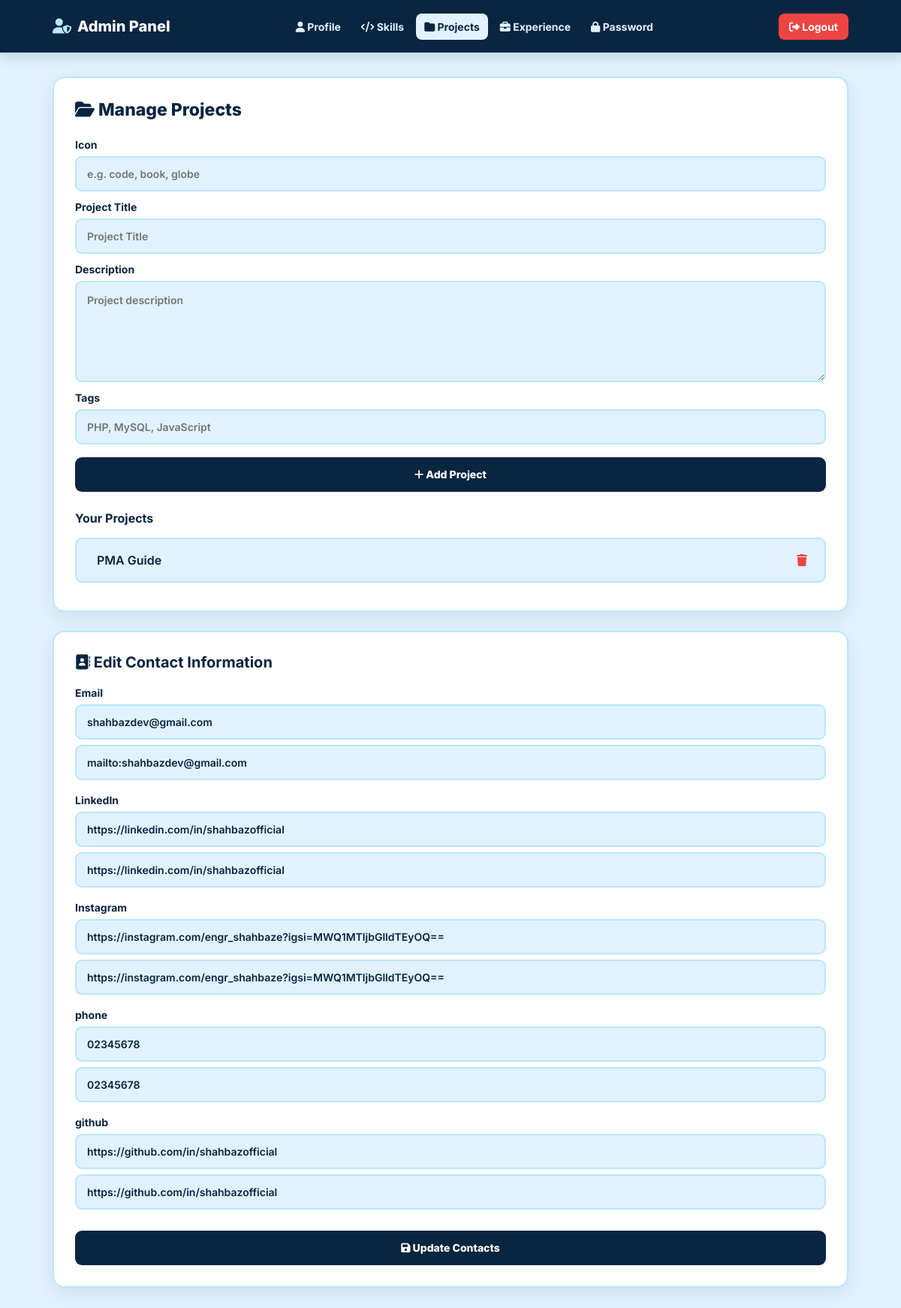
/admin/dashboard.php?tab=projects (signed in), run on the app's committed database.
### tables this page shows
CREATE TABLE `projects` (
  `id` int(10) UNSIGNED NOT NULL,
  `icon` varchar(100) DEFAULT NULL,
  `title` varchar(255) NOT NULL,
  `description` text DEFAULT NULL,
  `tags` varchar(500) DEFAULT NULL
);

CREATE TABLE `contact` (
  `id` int(10) UNSIGNED NOT NULL,
  `type` varchar(100) NOT NULL,
  `value` varchar(255) NOT NULL,
  `link` varchar(500) DEFAULT NULL
);

### admin/includes/functions.php (called while the page is built, shortened)
<?php
function getProjects($conn){
    return $conn->query("SELECT * FROM projects ORDER BY id DESC");
}
function getContact($conn){
    return $conn->query("SELECT * FROM contact ORDER BY id ASC");
}
?>

### admin/dashboard.php (the view, shortened to what this page needs)
<?php
require_once 'includes/functions.php';
$active_tab = $_GET['tab'] ?? 'info';
?>
<!DOCTYPE html>
<html lang="en">
<head>
<link
    rel="stylesheet"
    href="https://cdnjs.cloudflare.com/ajax/libs/font-awesome/6.5.2/css/all.min.css"
>
</head>
<body>
<header class="header">
    <div class="container nav">
        <div class="logo">
            <i class="fa-solid fa-user-shield"></i>
            Admin Panel
        </div>
        <ul class="nav-menu" id="navMenu">
            <li>
                <a
                    href="?tab=info"
                    class="<?= $active_tab == 'info' ? 'active' : '' ?>"
                >
                    <i class="fa-solid fa-user"></i>
                    Profile
                </a>
            </li>
            <li>
                <a
                    href="?tab=skills"
                    class="<?= $active_tab == 'skills' ? 'active' : '' ?>"
                >
                    <i class="fa-solid fa-code"></i>
                    Skills
                </a>
            </li>
            <li>
                <a
                    href="?tab=projects"
                    class="<?= $active_tab == 'projects' ? 'active' : '' ?>"
                >
                    <i class="fa-solid fa-folder"></i>
                    Projects
                </a>
            </li>
            <li>
                <a
                    href="?tab=experience"
                    class="<?= $active_tab == 'experience' ? 'active' : '' ?>"
                >
                    <i class="fa-solid fa-briefcase"></i>
                    Experience
                </a>
            </li>
            <li>
                <a
                    href="?tab=password"
                    class="<?= $active_tab == 'password' ? 'active' : '' ?>"
                >
                    <i class="fa-solid fa-lock"></i>
                    Password
                </a>
            </li>
        </ul>
        <a
            href="logout.php"
            class="logout"
            id="logoutButton"
        >
            <i class="fa-solid fa-right-from-bracket"></i>
            Logout
        </a>
    </div>
</header>
<div class="container content">
    <div class="box">
        <div
            class="tab-content <?= $active_tab == 'projects' ? 'active' : '' ?>"
        >
            <h2>
                <i class="fa-solid fa-folder-open"></i>
                Manage Projects
            </h2>
            <form method="POST">
                <label>Icon</label>
                <input
                    name="icon"
                    placeholder="e.g. code, book, globe"
                    required
                >
                <label>Project Title</label>
                <input
                    name="title"
                    placeholder="Project Title"
                    required
                >
                <label>Description</label>
                <textarea
                    name="desc"
                    rows="5"
                    placeholder="Project description"
                ></textarea>
                <label>Tags</label>
                <input
                    name="tags"
                    placeholder="PHP, MySQL, JavaScript"
                >
                <button
                    type="submit"
                    class="btn"
                    name="add_project"
                >
                    <i class="fa-solid fa-plus"></i>
                    Add Project
                </button>
            </form>
            <h3 style="margin-top:25px;">
                Your Projects
            </h3>
            <?php
            $projects = getProjects($conn);
            while ($p = $projects->fetch_assoc()):
            ?>
                <div class="item">
                    <span>
                        <?= htmlspecialchars($p['title']) ?>
                    </span>
                    <a
                        href="?delete=1&table=projects&id=<?= intval($p['id']) ?>&tab=projects"
                        onclick="return confirm('Delete this project?');"
                        title="Delete Project"
                    >
                        <i class="fa-solid fa-trash"></i>
                    </a>
                </div>
            <?php endwhile; ?>
        </div>
    </div>
    <div class="card contact-card">
        <h3>
            <i class="fa-solid fa-address-book"></i>
            Edit Contact Information
        </h3>
        <?php
        $contact = getContact($conn);
        ?>
        <form method="POST">
            <?php while ($c = $contact->fetch_assoc()): ?>
                <div class="contact-group">
                    <label>
                        <?= htmlspecialchars($c['type']) ?>
                    </label>
                    <input
                        type="text"
                        name="value[]"
                        value="<?= htmlspecialchars($c['value']) ?>"
                        placeholder="Display Text"
                        required
                    >
                    <input
                        type="text"
                        name="link[]"
                        value="<?= htmlspecialchars($c['link']) ?>"
                        placeholder="Link: mailto: or https://"
                        required
                    >
                </div>
            <?php endwhile; ?>
            <button
                type="submit"
                name="update_contact"
                class="btn"
            >
                <i class="fa-solid fa-save"></i>
                Update Contacts
            </button>
        </form>
    </div>
</div>
</body>
</html>

### admin/dashboard.php (style rules this page uses)
:root { --navy: #0a2540; --navy-light: #123b63; --blue: #1e3a8a; --baby: #e0f2fe; --baby-dark: #bae6fd; --text-dark: #0a2540; --text-muted: #526579; --white: #ffffff; --danger: #ef4444; --success: #22c55e; --shadow: 0 8px 25px rgba(10, 37, 64, 0.08); }
* { box-sizing: border-box; }
html { scroll-behavior: smooth; }
body { margin: 0; background: var(--baby); color: var(--text-dark); font-family: 'Inter', sans-serif; min-height: 100vh; overflow-x: hidden; }
a { -webkit-tap-highlight-color: transparent; }
.container { width: 100%; max-width: 1100px; margin: 0 auto; padding-left: 20px; padding-right: 20px; }
.header { background: var(--navy); border-bottom: 2px solid var(--baby-dark); position: sticky; top: 0; z-index: 1000; box-shadow: 0 4px 15px rgba(10, 37, 64, 0.15); }
.nav { min-height: 70px; display: flex; align-items: center; justify-content: space-between; gap: 20px; padding-top: 10px; padding-bottom: 10px; }
.logo { font-size: 20px; font-weight: 800; color: var(--white); white-space: nowrap; display: flex; align-items: center; gap: 8px; }
.logo i { color: var(--baby-dark); }
.nav-menu { list-style: none; display: flex; align-items: center; justify-content: center; gap: 5px; margin: 0; padding: 0; }
.nav-menu li { margin: 0; }
.nav-menu a { color: var(--baby); text-decoration: none; font-weight: 700; font-size: 14px; padding: 9px 11px; border-radius: 8px; display: block; transition: 0.25s ease; white-space: nowrap; }
.nav-menu a.active, .nav-menu a:hover { background: var(--baby); color: var(--navy); }
.logout { color: var(--white); text-decoration: none; background: var(--danger); padding: 9px 14px; border-radius: 8px; font-weight: 700; font-size: 14px; white-space: nowrap; transition: 0.25s ease; }
.content { padding-top: 30px; padding-bottom: 40px; }
.box, .card { background: var(--white); padding: 28px; border-radius: 16px; border: 2px solid var(--baby-dark); box-shadow: var(--shadow); width: 100%; }
.tab-content { display: none; }
.tab-content.active { display: block; animation: fadeIn 0.35s ease; }
.box h2 { color: var(--navy); margin-top: 0; margin-bottom: 22px; font-size: 23px; line-height: 1.3; font-weight: 800; }
.box h3, .card h3 { color: var(--navy); font-size: 16px; font-weight: 700; }
form { width: 100%; }
input, textarea { width: 100%; padding: 13px 14px; margin: 7px 0; background: var(--baby); border: 2px solid var(--baby-dark); color: var(--text-dark); border-radius: 9px; font-family: inherit; font-size: 14px; font-weight: 600; transition: 0.25s ease; display: block; }
textarea { resize: vertical; min-height: 100px; line-height: 1.5; }
label { display: block; font-size: 14px; color: var(--navy); font-weight: 700; margin-top: 12px; }
.btn { padding: 13px 16px; background: var(--navy); color: var(--white); border: none; font-family: inherit; font-size: 14px; font-weight: 800; border-radius: 9px; cursor: pointer; width: 100%; margin-top: 10px; min-height: 46px; transition: 0.25s ease; }
.item { background: var(--baby); padding: 13px 15px; border-radius: 9px; margin: 9px 0; display: flex; justify-content: space-between; align-items: center; gap: 15px; border: 2px solid var(--baby-dark); font-weight: 600; min-height: 48px; overflow-wrap: anywhere; }
.item a { color: var(--danger); text-decoration: none; font-weight: 800; flex-shrink: 0; padding: 5px 8px; }
.contact-card { margin-top: 25px; }
.contact-card h3 { margin-top: 0; margin-bottom: 20px; font-size: 20px; }
.contact-group { margin-bottom: 18px; }
.contact-group label { margin-bottom: 4px; }

### data on the page
projects: title "PMA Guide"
contact: type "Email", value "shahbazdev@gmail.com", link "mailto:shahbazdev@gmail.com"
contact: type "LinkedIn", value "https://linkedin.com/in/shahbazofficial", link "https://linkedin.com/in/shahbazofficial"
contact: type "Instagram", value "https://instagram.com/engr_shahbaze?igsi=MWQ1MTljbGlldTEyOQ==", link "https://instagram.com/engr_shahbaze?igsi=MWQ1MTljbGlldTEyOQ=="
contact: type "phone", value "02345678", link "02345678"
contact: type "github", value "https://github.com/in/shahbazofficial", link "https://github.com/in/shahbazofficial"
